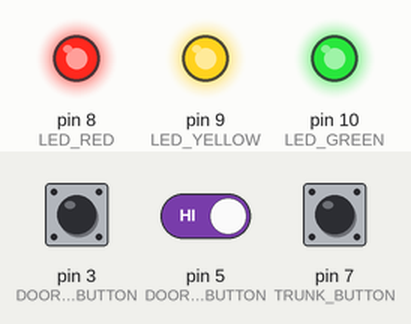
Simulated run of this sketch. Board: Arduino Uno, built with avr-gcc and run on an emulated ATmega328P. Parts: output pins drawn as LEDs (lit = HIGH). The test bench sets the inputs (shaded band); at power-on: pin 3 (DOOR_1_BUTTON) HIGH, pin 7 (TRUNK_BUTTON) HIGH, pin 5 (DOOR_2_BUTTON) HIGH.

Above: at 1.2 s.
1.3 s: pin 3 (DOOR_1_BUTTON) pulled LOW for 0.15 s
At 1.37 s:
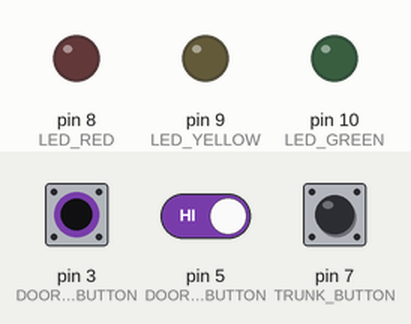
2.9 s: pin 7 (TRUNK_BUTTON) pulled LOW for 0.15 s
At 2.97 s:
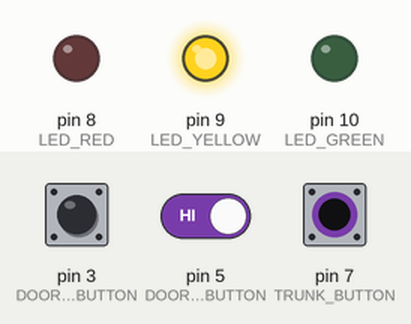
4.5 s: pin 7 (TRUNK_BUTTON) pulled LOW for 3.2 s
At 8.7 s:
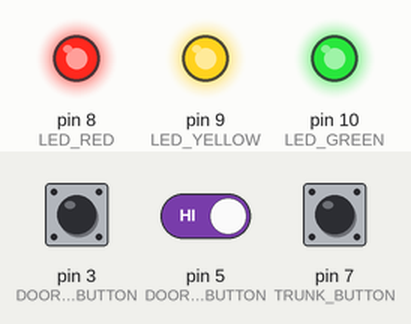
9.2 s: pin 3 (DOOR_1_BUTTON) pulled LOW for 3.2 s
At 9.8 s:
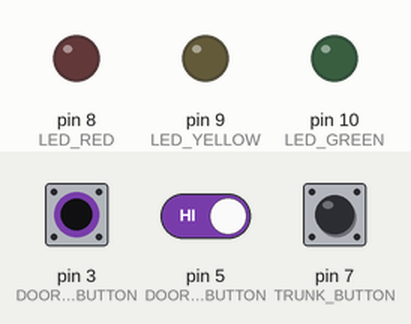
13.9 s: pin 3 (DOOR_1_BUTTON) driven LOW and pin 5 (DOOR_2_BUTTON) driven LOW
At 14.6 s:
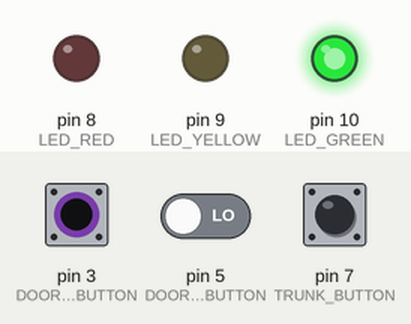
Timing chart, 0 to 16.4 s (numbered marks = the images above; inputs shaded):
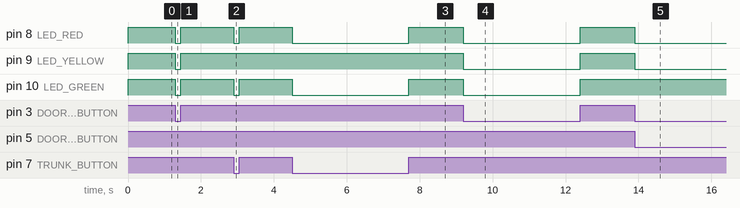

The sketch:

Task4_AllLightsOn.ino
```cpp
/*
 HERIOT-WATT UNIVERSITY
 School of Engineering and Physical Sciences
 Mechanical Engineering Laboratory
 Arduino Experiments

 Car Lights
 Controlling 3 LEDs with 3 Push buttons.
 */

// Define constants for LED pins
#define LED_GREEN 10
#define LED_YELLOW 9
#define LED_RED 8

// Define constants for button pins
#define DOOR_1_BUTTON 3
#define DOOR_2_BUTTON 5
#define TRUNK_BUTTON 7

void setup() {
  // Initialize LED pins as OUTPUT
  pinMode(LED_GREEN, OUTPUT);
  pinMode(LED_YELLOW, OUTPUT);
  pinMode(LED_RED, OUTPUT);

  // Initialize button pins as INPUT with internal pull-up resistors
  pinMode(DOOR_1_BUTTON, INPUT_PULLUP);
  pinMode(DOOR_2_BUTTON, INPUT_PULLUP);
  pinMode(TRUNK_BUTTON, INPUT_PULLUP);

  // Initialize LEDs to OFF (LOW)
  digitalWrite(LED_GREEN, LOW);
  digitalWrite(LED_YELLOW, LOW);
  digitalWrite(LED_RED, LOW);
}

void loop() {
  // Read the state of each button
  int door1Status = digitalRead(DOOR_1_BUTTON);
  int door2Status = digitalRead(DOOR_2_BUTTON);
  int trunkStatus = digitalRead(TRUNK_BUTTON);

  // Determine the security status based on button readings
  if (!trunkStatus && (door1Status || door2Status)) {
    // Trunk closed, one or both doors open
    digitalWrite(LED_YELLOW, HIGH);
    digitalWrite(LED_GREEN, LOW);
    digitalWrite(LED_RED, LOW);
  } else if (!trunkStatus && (door1Status || door2Status)) {
    // Trunk closed, one door open
    digitalWrite(LED_YELLOW, HIGH);
    digitalWrite(LED_GREEN, HIGH);
    digitalWrite(LED_RED, LOW);
  } else if (trunkStatus && !door1Status && !door2Status) {
    // Trunk open, all doors closed
    digitalWrite(LED_GREEN, HIGH);
    digitalWrite(LED_YELLOW, LOW);
    digitalWrite(LED_RED, LOW);
  } else if (door1Status && door2Status && trunkStatus) {
    // All doors and trunk open
    digitalWrite(LED_GREEN, HIGH);
    digitalWrite(LED_YELLOW, HIGH);
    digitalWrite(LED_RED, HIGH);
  } else {
    // In any other case, turn off all LEDs
    digitalWrite(LED_GREEN, LOW);
    digitalWrite(LED_YELLOW, LOW);
    digitalWrite(LED_RED, LOW);
  }
}
```

Measured:
- after the input at 1.3 s, pin 8 (LED_RED), pin 9 (LED_YELLOW), pin 10 (LED_GREEN): HIGH → LOW at once, → HIGH 0.15 s later
- after the input at 2.9 s, pin 8 (LED_RED), pin 10 (LED_GREEN): HIGH → LOW at once, → HIGH 0.15 s later
- after the input at 4.5 s, pin 8 (LED_RED), pin 10 (LED_GREEN): HIGH → LOW at once, → HIGH 3.2 s later
- after the input at 9.2 s, pin 8 (LED_RED), pin 9 (LED_YELLOW), pin 10 (LED_GREEN): HIGH → LOW at once, → HIGH 3.2 s later
- after the input at 13.9 s, pin 8 (LED_RED), pin 9 (LED_YELLOW): HIGH → LOW at once
